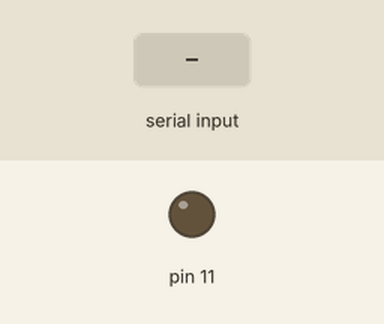
The sketch below on a simulated Arduino Uno, built with avr-gcc and run on an emulated ATmega328P. Shown: output pins drawn as LEDs (lit = HIGH). The test bench sets the inputs (shaded band).

Above: at 1.2 s.
1.3 s: byte 30 received over Serial
At 3.0 s:
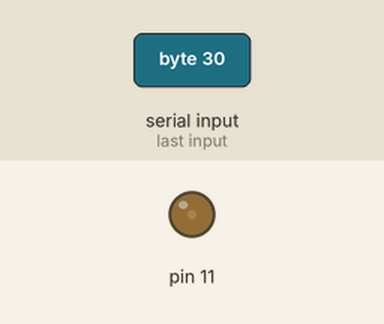
3.5 s: byte 90 received over Serial
At 4.6 s:
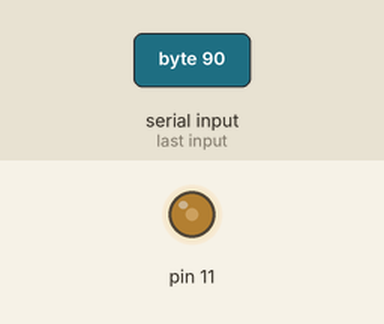
Timing chart, 0 to 6.5 s (numbered marks = the images above; inputs shaded):
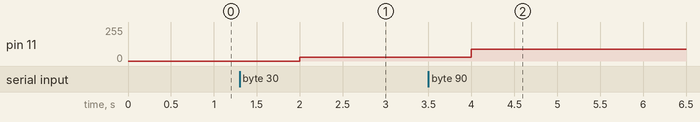

The sketch:

Sending.ino
```cpp
int a;
void setup() {
Serial.begin(9600);
}

void loop() {
if(Serial.available()){
  a = Serial.read();}
analogWrite(11 , a);
delay(1000);
}
```

Measured:
- after the input at 1.3 s, pin 11: 0/255 → 30/255 after 0.70 s
- after the input at 3.5 s, pin 11: 30/255 → 90/255 after 0.50 s
